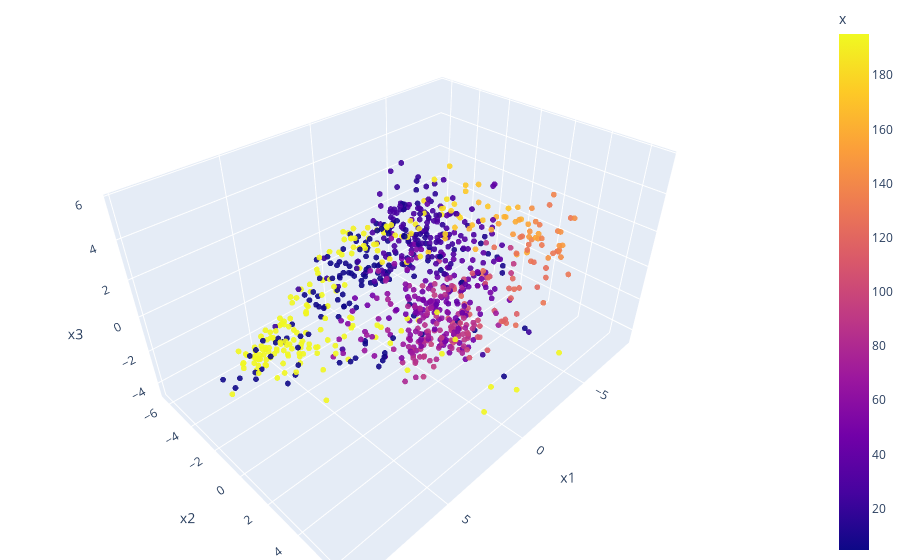

Write notebook code for a chart like this one.
### Markdown cell above
## Linear PCA

### Code cell
pca = PCA(n_components=16, svd_solver='full')
pca_embedding = pca.fit_transform(parsedData)
pca_embedding = pca_embedding[:,0:3]

df = pd.DataFrame(pca_embedding, columns=['x1', 'x2', 'x3'])
df["x"] = data.x
df["lap"] = data.lap

fig = px.scatter_3d(df, x='x1', y='x2', z='x3', color='x', opacity=0.9, title="PCA")

fig.update_traces(marker_size=2)

# tight layout
fig.update_layout(margin=dict(l=0, r=0, b=0, t=0))
fig.show()

### Figure 1 — Plotly figure (JSON) as saved in the notebook; plotly's stock layout.template omitted (floating-point values rounded to 4 significant figures; data arrays with more than 128 entries replaced by an {"elided": "..."} marker saying what was removed)
{"data": [{"hovertemplate": "x1=%{x}<br>x2=%{y}<br>x3=%{z}<br>x=%{marker.color}<extra></extra>", "legendgroup": "", "marker": {"color": {"elided": "865 float values"}, "coloraxis": "coloraxis", "opacity": 0.9, "size": 2, "symbol": "circle"}, "mode": "markers", "name": "", "scene": "scene", "showlegend": false, "type": "scatter3d", "x": {"elided": "865 float values"}, "y": {"elided": "865 float values"}, "z": {"elided": "865 float values"}}], "layout": {"coloraxis": {"colorbar": {"title": {"text": "x"}}, "colorscale": [[0, "#0d0887"], [0.1111, "#46039f"], [0.2222, "#7201a8"], [0.3333, "#9c179e"], [0.4444, "#bd3786"], [0.5556, "#d8576b"], [0.6667, "#ed7953"], [0.7778, "#fb9f3a"], [0.8889, "#fdca26"], [1, "#f0f921"]]}, "legend": {"tracegroupgap": 0}, "margin": {"b": 0, "l": 0, "r": 0, "t": 0}, "scene": {"domain": {"x": [0, 1], "y": [0, 1]}, "xaxis": {"title": {"text": "x1"}}, "yaxis": {"title": {"text": "x2"}}, "zaxis": {"title": {"text": "x3"}}}, "title": {"text": "PCA"}}}
